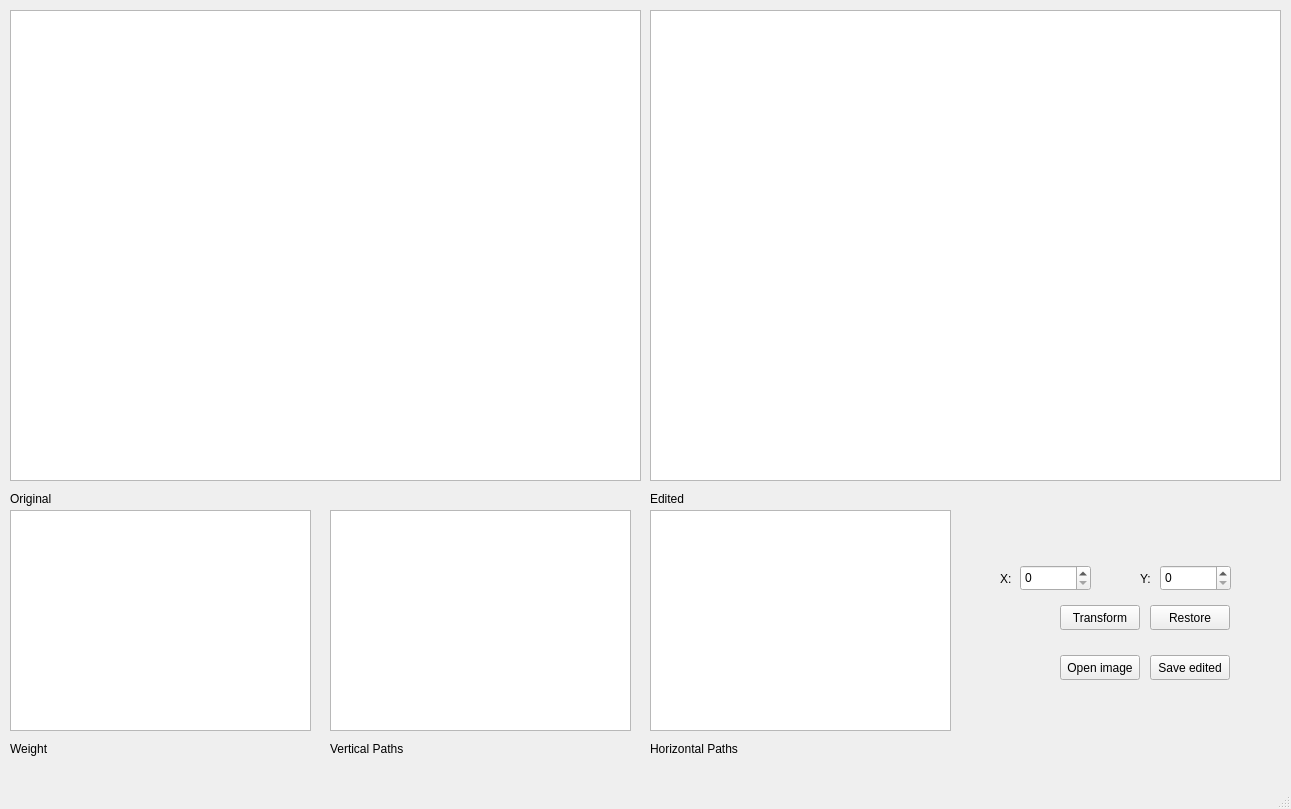
<?xml version="1.0" encoding="UTF-8"?>
<ui version="4.0">
 <class>MainWindow</class>
 <widget class="QMainWindow" name="MainWindow">
  <property name="geometry">
   <rect>
    <x>0</x>
    <y>0</y>
    <width>1291</width>
    <height>809</height>
   </rect>
  </property>
  <property name="windowTitle">
   <string>MainWindow</string>
  </property>
  <widget class="QWidget" name="centralwidget">
   <widget class="QGraphicsView" name="originalView">
    <property name="geometry">
     <rect>
      <x>10</x>
      <y>10</y>
      <width>631</width>
      <height>471</height>
     </rect>
    </property>
   </widget>
   <widget class="QGraphicsView" name="editedView">
    <property name="geometry">
     <rect>
      <x>650</x>
      <y>10</y>
      <width>631</width>
      <height>471</height>
     </rect>
    </property>
   </widget>
   <widget class="QGraphicsView" name="weightView">
    <property name="geometry">
     <rect>
      <x>10</x>
      <y>510</y>
      <width>301</width>
      <height>221</height>
     </rect>
    </property>
   </widget>
   <widget class="QGraphicsView" name="verPathsView">
    <property name="geometry">
     <rect>
      <x>330</x>
      <y>510</y>
      <width>301</width>
      <height>221</height>
     </rect>
    </property>
   </widget>
   <widget class="QSpinBox" name="selectX">
    <property name="geometry">
     <rect>
      <x>1020</x>
      <y>565</y>
      <width>71</width>
      <height>26</height>
     </rect>
    </property>
   </widget>
   <widget class="QSpinBox" name="spinBox_2">
    <property name="geometry">
     <rect>
      <x>1160</x>
      <y>565</y>
      <width>71</width>
      <height>26</height>
     </rect>
    </property>
   </widget>
   <widget class="QPushButton" name="openNew">
    <property name="geometry">
     <rect>
      <x>1060</x>
      <y>655</y>
      <width>80</width>
      <height>25</height>
     </rect>
    </property>
    <property name="text">
     <string>Open image</string>
    </property>
   </widget>
   <widget class="QPushButton" name="saveEdited">
    <property name="geometry">
     <rect>
      <x>1150</x>
      <y>655</y>
      <width>80</width>
      <height>25</height>
     </rect>
    </property>
    <property name="text">
     <string>Save edited</string>
    </property>
   </widget>
   <widget class="QPushButton" name="restore">
    <property name="geometry">
     <rect>
      <x>1150</x>
      <y>605</y>
      <width>80</width>
      <height>25</height>
     </rect>
    </property>
    <property name="text">
     <string>Restore</string>
    </property>
   </widget>
   <widget class="QPushButton" name="transform">
    <property name="geometry">
     <rect>
      <x>1060</x>
      <y>605</y>
      <width>80</width>
      <height>25</height>
     </rect>
    </property>
    <property name="text">
     <string>Transform</string>
    </property>
   </widget>
   <widget class="QLabel" name="xLabel">
    <property name="geometry">
     <rect>
      <x>1000</x>
      <y>570</y>
      <width>16</width>
      <height>17</height>
     </rect>
    </property>
    <property name="text">
     <string>X:</string>
    </property>
   </widget>
   <widget class="QLabel" name="yLabel">
    <property name="geometry">
     <rect>
      <x>1140</x>
      <y>570</y>
      <width>16</width>
      <height>17</height>
     </rect>
    </property>
    <property name="text">
     <string>Y:</string>
    </property>
   </widget>
   <widget class="QLabel" name="originalLabel">
    <property name="geometry">
     <rect>
      <x>10</x>
      <y>490</y>
      <width>54</width>
      <height>17</height>
     </rect>
    </property>
    <property name="text">
     <string>Original</string>
    </property>
   </widget>
   <widget class="QLabel" name="editedLabel">
    <property name="geometry">
     <rect>
      <x>650</x>
      <y>490</y>
      <width>54</width>
      <height>17</height>
     </rect>
    </property>
    <property name="text">
     <string>Edited</string>
    </property>
   </widget>
   <widget class="QLabel" name="weightLabel">
    <property name="geometry">
     <rect>
      <x>10</x>
      <y>740</y>
      <width>54</width>
      <height>17</height>
     </rect>
    </property>
    <property name="text">
     <string>Weight</string>
    </property>
   </widget>
   <widget class="QLabel" name="verPathsLabel">
    <property name="geometry">
     <rect>
      <x>330</x>
      <y>740</y>
      <width>91</width>
      <height>17</height>
     </rect>
    </property>
    <property name="text">
     <string>Vertical Paths</string>
    </property>
   </widget>
   <widget class="QGraphicsView" name="horPathsView">
    <property name="geometry">
     <rect>
      <x>650</x>
      <y>510</y>
      <width>301</width>
      <height>221</height>
     </rect>
    </property>
   </widget>
   <widget class="QLabel" name="horPathsLabel">
    <property name="geometry">
     <rect>
      <x>650</x>
      <y>740</y>
      <width>101</width>
      <height>17</height>
     </rect>
    </property>
    <property name="text">
     <string>Horizontal Paths</string>
    </property>
   </widget>
  </widget>
  <widget class="QMenuBar" name="menubar">
   <property name="geometry">
    <rect>
     <x>0</x>
     <y>0</y>
     <width>1291</width>
     <height>22</height>
    </rect>
   </property>
  </widget>
  <widget class="QStatusBar" name="statusbar"/>
 </widget>
 <resources/>
 <connections/>
</ui>
